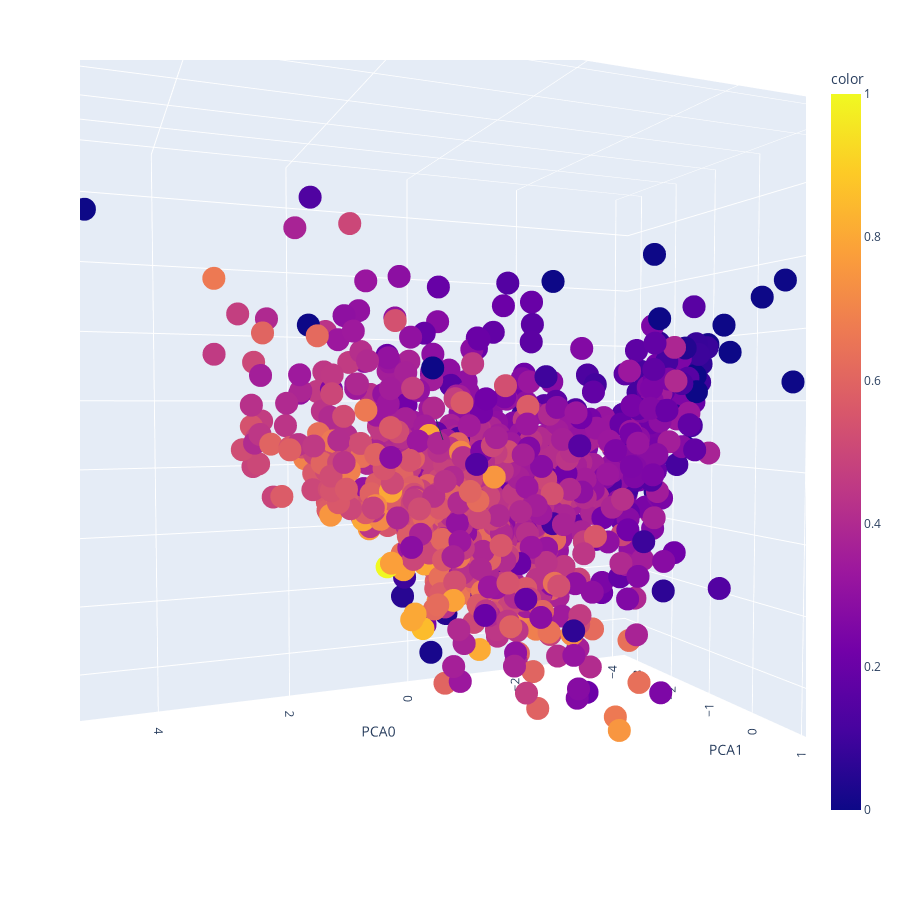

Notebook code for this chart:
### Code cell
# Représentation dynamique en 3D  des axes factorielles en fonction de la proportion
# de logements energivores
#components = pca.fit_transform(sc_dpe)
var = pca.explained_variance_ratio_.sum() # variance expliquée
# Plot de la figure
fig = px.scatter_3d(data_frame=result[['PCA0','PCA1','PCA2']], x = 'PCA0', y='PCA1', z='PCA2',
                   color=result['energivore'],width=900,height=900)
fig.add_annotation()
fig.show()

### Figure 1 — Plotly figure (JSON) as saved in the notebook; plotly's stock layout.template omitted (floating-point values rounded to 4 significant figures; data arrays with more than 128 entries replaced by an {"elided": "..."} marker saying what was removed)
{"data": [{"hovertemplate": "PCA0=%{x}<br>PCA1=%{y}<br>PCA2=%{z}<br>color=%{marker.color}<extra></extra>", "legendgroup": "", "marker": {"color": {"elided": "1002 float values"}, "coloraxis": "coloraxis", "symbol": "circle"}, "mode": "markers", "name": "", "scene": "scene", "showlegend": false, "type": "scatter3d", "x": {"elided": "1002 float values"}, "y": {"elided": "1002 float values"}, "z": {"elided": "1002 float values"}}], "layout": {"annotations": [{}], "coloraxis": {"colorbar": {"title": {"text": "color"}}, "colorscale": [[0, "#0d0887"], [0.1111, "#46039f"], [0.2222, "#7201a8"], [0.3333, "#9c179e"], [0.4444, "#bd3786"], [0.5556, "#d8576b"], [0.6667, "#ed7953"], [0.7778, "#fb9f3a"], [0.8889, "#fdca26"], [1, "#f0f921"]]}, "height": 900, "legend": {"tracegroupgap": 0}, "margin": {"t": 60}, "scene": {"aspectmode": "auto", "aspectratio": {"x": 1.249, "y": 0.7372, "z": 1.086}, "camera": {"center": {"x": 0, "y": 0, "z": 0}, "eye": {"x": 0.6116, "y": 1.498, "z": 0.06509}, "projection": {"type": "perspective"}, "up": {"x": 0, "y": 0, "z": 1}}, "domain": {"x": [0, 1], "y": [0, 1]}, "xaxis": {"title": {"text": "PCA0"}, "type": "linear"}, "yaxis": {"title": {"text": "PCA1"}, "type": "linear"}, "zaxis": {"title": {"text": "PCA2"}, "type": "linear"}}, "width": 900}}
